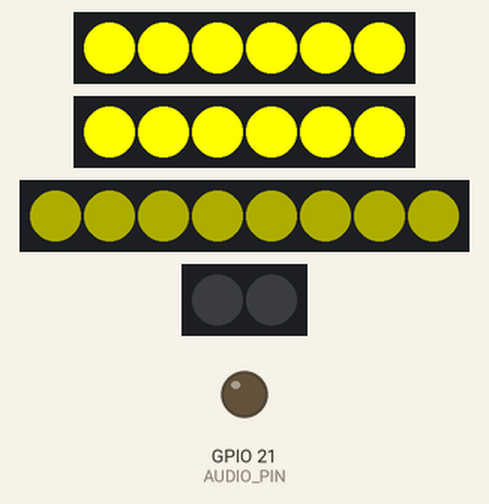
A program run on a simulated ESP32. Parts: 2 × 6 RGB LEDs in strip order, left to right, 8 RGB LEDs in strip order, left to right, 2 RGB LEDs in strip order, left to right, output pins drawn as LEDs (lit = HIGH). Dim RGB values are drawn brighter than linear.

Above: at 3.1 s.
At 46.26 s:
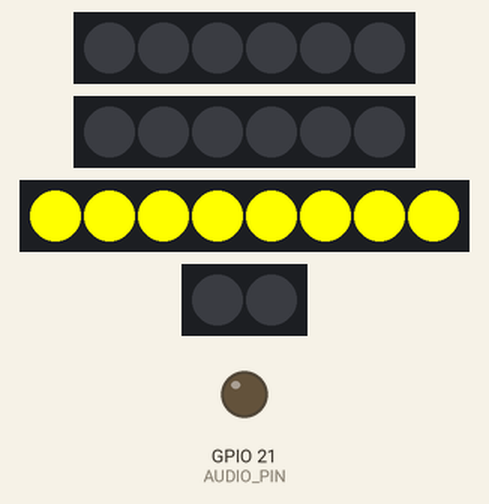
At 61.1 s:
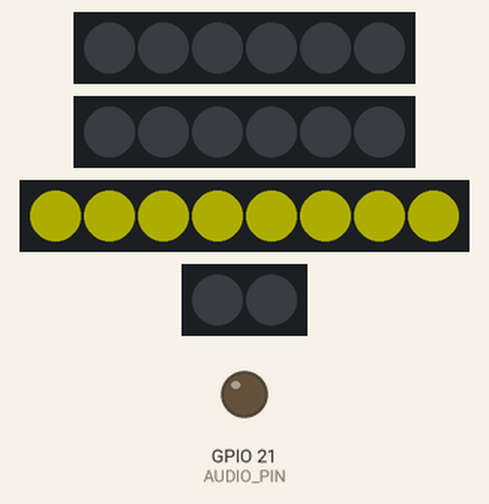
At 127.9 s:
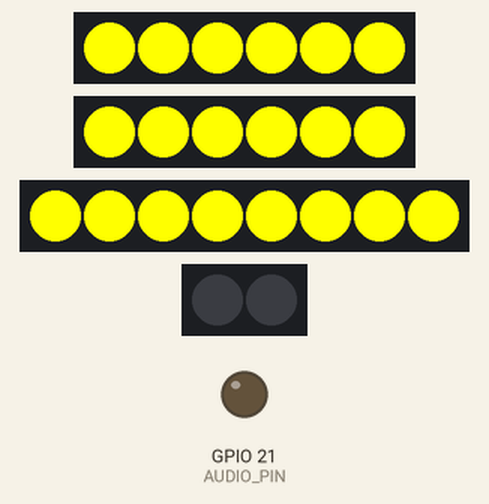
Timing chart, 0 to 130.0 s (numbered marks = the images above):
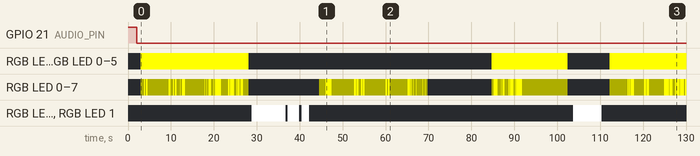

Measured:
- by itself, GPIO 21 (AUDIO_PIN): HIGH → LOW at 2.0 s
- by itself, RGB LED 0–5, RGB LED 0–5: goes RGB(255, 255, 0) 25.1 s, off 56.6 s, RGB(255, 255, 0) 17.7 s, off 9.7 s, then RGB(255, 255, 0)
- by itself, RGB LED 0, RGB LED 1: off → RGB(255, 255, 255) at 28.8 s, → off 7.9 s later, → RGB(255, 255, 255) 0.50 s later, → off 2.7 s later, … (8 changes in this stretch)
- by itself, RGB LED 0–7: off → RGB(50, 50, 0) at 3.0 s, → RGB(255, 255, 0) 0.75 s later, → RGB(50, 50, 0) 0.22 s later, → RGB(255, 255, 0) 0.28 s later, … (148 changes in this stretch)
- what the display in image 1 shows lasts 0.5 s, from 46.0 s to 46.5 s
- what the display in image 2 shows lasts 4.2 s, from 61.0 s to 65.2 s

The program:

main.cpp
```cpp
#include <Arduino.h>
#define FASTLED_INTERNAL
#include <FastLED.h>

#define EYE_LED  6
#define MOUTH_LED  8
#define HEAD_LED  2

#define LEYE_PIN  16
#define REYE_PIN  17
#define MOUTH_PIN  18
#define HEAD_PIN  19

#define AUDIO_PIN 21

CRGB g_L_EYE[EYE_LED] = {0};
CRGB g_R_EYE[EYE_LED] = {0};
CRGB g_MOUTH[MOUTH_LED] = {0};
CRGB g_HEAD[HEAD_LED] = {0};

uint32_t showTimes[] = {
  1000,

  745,
  50,
  50,

  4872,
  574,
  50,
  50,

  805,
  50,
  50,
  50,
  50,

  4510,
  50,
  50,
  50,
  50,
  50,
  535,
  50,
  50,
  50,
  50,
  50,

  1714,
  50,
  50,
  587,
  50,
  50,
  50,
  1247,

  //First Head Stuff
  671,
  7922,
  501,
  2712,
  534,
  1798,

  //Voice Segment 2
  2351,
  1438,
  50,
  50,

  5249,
  50,
  50,
  546,
  50,

  4875,
  195,
  4176,
  50,
  50,
  50,
  187,
  254,
  324,
  357,
  475,
  487,
  525,
  450,

  //Voice Segment 3
  14923,
  436,
  50,
  50,
  815,
  50,
  50,
  861,
  50,
  391,
  50,
  50,
  50,
  10597,

  //Head Segment 2
  1281,
  6665,

  //Mouth Segment 4
  1798,
  4287,
  50,
  50,
  50,

  2287,
  50,
  50,

  3481,
  50,
  50,
  50,
  613,
  50,
  50,
  50,
  201,
  50,
  50,
  50,

  4872,
  50,
  50,
  50,
  50,
  50,
  50,

  3616,
  50,
  250,
  50,
  50,
  50,

  1679,
  50,
  50,
  50,

  4854,
  50,
  50,
  50,
  50,
  604,
  //Last Head Bit
  2071,
  7620,
  667
};

uint32_t mouthDelay[4][50] = {
  {
    219,
    180,
    365,

    440,
    209,
    132,
    420,

    137,
    166,
    149,
    271,
    269,

    151,
    190,
    163,
    188,
    199,
    369,
    151,
    136,
    285,
    236,
    240,
    434,

    334,
    384,
    527,
    274,
    355,
    135,
    605
  },
  {
    435,
    450,
    422,

    200,
    255,
    475,
    410,
    412,

    359,
    420,
    271,
    247,
    253,
    131,
    72,
    72,
    72,
    72,
    72,
    72,
    72
  },
  {
    195,
    209,
    391,
    149,
    173,
    484,
    266,
    823,
    165,
    461,
    442,
    395
  },
  {
    238,
    262,
    232,
    629,

    223,
    243,
    556,

    286,
    362,
    478,
    758,
    238,
    756,
    602,
    355,
    209,
    516,
    477,
    499,

    401,
    199,
    276,
    549,
    262,
    353,
    604,

    620,
    691,
    276,
    276,
    478,
    402,

    401,
    314,
    640,
    883,

    256,
    296,
    233,
    247,
    604
  }
};

void eyesOn(){
  fill_solid(g_L_EYE,EYE_LED,CRGB(255,255,0)); //Restore Left Eye
  fill_solid(g_R_EYE,EYE_LED,CRGB(255,255,0)); //Restore Right Eye
  FastLED.show();
}

void eyesOff(){
  fill_solid(g_L_EYE,EYE_LED,CRGB::Black); //Turn Off Left Eye
  fill_solid(g_R_EYE,EYE_LED,CRGB::Black); //Turn Off Right Eye
  FastLED.show();
}

void mouthOn(){
  fill_solid(g_MOUTH,MOUTH_LED,CRGB(255,255,0)); //Restore Mouth
  FastLED.show();
}
void mouthStop(){
  fill_solid(g_MOUTH,MOUTH_LED,CRGB(50,50,0));
  FastLED.show();
}

void mouthSpeak(uint32_t holdTime){
  fill_solid(g_MOUTH,MOUTH_LED,CRGB(255,255,0));
  FastLED.show();
  delay(holdTime);
  mouthStop();
}

void mouthOff(){
  fill_solid(g_MOUTH,MOUTH_LED,CRGB::Black); //Turn Off Mouth
  FastLED.show();
}

void headOn(){
  fill_solid(g_HEAD,HEAD_LED,CRGB::White); //Turn Head On
  FastLED.show();
}

void headOff(){
  fill_solid(g_HEAD,HEAD_LED,CRGB::Black); //Turn Head Off
  FastLED.show();
}

void setup() {
  Serial.begin(115200);
  pinMode(LEYE_PIN,OUTPUT);
  pinMode(REYE_PIN, OUTPUT);
  pinMode(MOUTH_PIN,OUTPUT);
  pinMode(HEAD_PIN, OUTPUT);
  pinMode(AUDIO_PIN,OUTPUT);

  digitalWrite(AUDIO_PIN,HIGH);

  FastLED.addLeds<WS2812B,LEYE_PIN,GRB>(g_L_EYE,EYE_LED);
  FastLED.addLeds<WS2812B,REYE_PIN,GRB>(g_R_EYE,EYE_LED);
  FastLED.addLeds<WS2812B,MOUTH_PIN,GRB>(g_MOUTH,MOUTH_LED);
  FastLED.addLeds<WS2812B,HEAD_PIN,GRB>(g_HEAD,HEAD_LED);
  FastLED.setBrightness(255);

  //Initial On
  fill_solid(g_L_EYE,EYE_LED,CRGB::Black);
  fill_solid(g_R_EYE,EYE_LED,CRGB::Black);
  fill_solid(g_MOUTH,MOUTH_LED,CRGB::Black);
  fill_solid(g_HEAD,HEAD_LED,CRGB::Black);
  FastLED.show();
  delay(2000);
}

void loop() {
  digitalWrite(AUDIO_PIN,LOW);
  delay(showTimes[0]);
  eyesOn();
  mouthStop();

  delay(showTimes[1]);
  mouthSpeak(mouthDelay[0][0]);
  delay(showTimes[2]);
  mouthSpeak(mouthDelay[0][1]);
  delay(showTimes[3]);
  mouthSpeak(mouthDelay[0][2]);
  delay(showTimes[4]);

  mouthSpeak(mouthDelay[0][3]);
  delay(showTimes[5]);
  mouthSpeak(mouthDelay[0][4]);
  delay(showTimes[6]);
  mouthSpeak(mouthDelay[0][5]);
  delay(showTimes[7]);
  mouthSpeak(mouthDelay[0][6]);
  delay(showTimes[8]);

  mouthSpeak(mouthDelay[0][7]);
  delay(showTimes[9]);
  mouthSpeak(mouthDelay[0][8]);
  delay(showTimes[10]);
  mouthSpeak(mouthDelay[0][9]);
  delay(showTimes[11]);
  mouthSpeak(mouthDelay[0][10]);
  delay(showTimes[12]);
  mouthSpeak(mouthDelay[0][11]);
  delay(showTimes[13]);

  mouthSpeak(mouthDelay[0][12]);
  delay(showTimes[14]);
  mouthSpeak(mouthDelay[0][13]);
  delay(showTimes[15]);
  mouthSpeak(mouthDelay[0][14]);
  delay(showTimes[16]);
  mouthSpeak(mouthDelay[0][15]);
  delay(showTimes[17]);
  mouthSpeak(mouthDelay[0][16]);
  delay(showTimes[18]);
  mouthSpeak(mouthDelay[0][17]);
  delay(showTimes[19]);
  mouthSpeak(mouthDelay[0][18]);
  delay(showTimes[20]);
  mouthSpeak(mouthDelay[0][19]);
  delay(showTimes[21]);
  mouthSpeak(mouthDelay[0][20]);
  delay(showTimes[22]);
  mouthSpeak(mouthDelay[0][21]);
  delay(showTimes[23]);
  mouthSpeak(mouthDelay[0][22]);
  delay(showTimes[24]);
  mouthSpeak(mouthDelay[0][23]);
  delay(showTimes[25]);

  mouthSpeak(mouthDelay[0][24]);
  delay(showTimes[26]);
  mouthSpeak(mouthDelay[0][25]);
  delay(showTimes[27]);
  mouthSpeak(mouthDelay[0][26]);
  delay(showTimes[28]);
  mouthSpeak(mouthDelay[0][27]);
  delay(showTimes[29]);
  mouthSpeak(mouthDelay[0][28]);
  delay(showTimes[30]);
  mouthSpeak(mouthDelay[0][29]);
  delay(showTimes[31]);
  mouthSpeak(mouthDelay[0][30]);
  delay(showTimes[32]);

  eyesOff();
  mouthOff();
  delay(showTimes[33]);
  headOn();
  delay(showTimes[34]);
  headOff();
  delay(showTimes[35]);
  headOn();
  delay(showTimes[36]);
  headOff();
  delay(showTimes[37]);
  headOn();
  delay(showTimes[38]);
  headOff();

  delay(showTimes[39]);
  mouthStop();
  delay(showTimes[40]);
  mouthSpeak(mouthDelay[1][0]);
  delay(showTimes[41]);
  mouthSpeak(mouthDelay[1][1]);
  delay(showTimes[42]);
  mouthSpeak(mouthDelay[1][2]);

  delay(showTimes[43]);
  mouthSpeak(mouthDelay[1][3]);
  delay(showTimes[44]);
  mouthSpeak(mouthDelay[1][4]);
  delay(showTimes[45]);
  mouthSpeak(mouthDelay[1][5]);
  delay(showTimes[46]);
  mouthSpeak(mouthDelay[1][6]);
  delay(showTimes[47]);
  mouthSpeak(mouthDelay[1][7]);

  delay(showTimes[48]);
  mouthSpeak(mouthDelay[1][8]);
  delay(showTimes[49]);
  mouthSpeak(mouthDelay[1][9]);
  delay(showTimes[50]);
  mouthSpeak(mouthDelay[1][10]);
  delay(showTimes[51]);
  mouthSpeak(mouthDelay[1][11]);
  delay(showTimes[52]);
  mouthSpeak(mouthDelay[1][12]);
  delay(showTimes[53]);
  mouthSpeak(mouthDelay[1][13]);
  delay(showTimes[54]);
  mouthSpeak(mouthDelay[1][14]);
  delay(showTimes[55]);
  mouthSpeak(mouthDelay[1][15]);
  delay(showTimes[56]);
  mouthSpeak(mouthDelay[1][16]);
  delay(showTimes[57]);
  mouthSpeak(mouthDelay[1][17]);
  delay(showTimes[58]);
  mouthSpeak(mouthDelay[1][18]);
  delay(showTimes[59]);
  mouthSpeak(mouthDelay[1][19]);
  delay(showTimes[60]);
  mouthSpeak(mouthDelay[1][20]);

  delay(showTimes[61]);
  mouthOff();

  delay(showTimes[62]);
  eyesOn();
  mouthStop();

  delay(showTimes[63]);
  mouthSpeak(mouthDelay[2][0]);
  delay(showTimes[64]);
  mouthSpeak(mouthDelay[2][1]);
  delay(showTimes[65]);
  mouthSpeak(mouthDelay[2][2]);
  delay(showTimes[66]);
  mouthSpeak(mouthDelay[2][3]);
  delay(showTimes[67]);
  mouthSpeak(mouthDelay[2][4]);
  delay(showTimes[68]);
  mouthSpeak(mouthDelay[2][5]);
  delay(showTimes[69]);
  mouthSpeak(mouthDelay[2][6]);
  delay(showTimes[70]);
  mouthSpeak(mouthDelay[2][7]);
  delay(showTimes[71]);
  mouthSpeak(mouthDelay[2][8]);
  delay(showTimes[72]);
  mouthSpeak(mouthDelay[2][9]);
  delay(showTimes[73]);
  mouthSpeak(mouthDelay[2][10]);
  delay(showTimes[74]);
  mouthSpeak(mouthDelay[2][11]);

  delay(showTimes[75]);
  eyesOff();
  mouthOff();

  delay(showTimes[76]);
  headOn();
  delay(showTimes[77]);
  headOff();

  delay(showTimes[78]);
  eyesOn();
  mouthStop();

  delay(showTimes[79]);
  mouthSpeak(mouthDelay[3][0]);
  delay(showTimes[80]);
  mouthSpeak(mouthDelay[3][1]);
  delay(showTimes[81]);
  mouthSpeak(mouthDelay[3][2]);
  delay(showTimes[82]);
  mouthSpeak(mouthDelay[3][3]);

  delay(showTimes[83]);
  mouthSpeak(mouthDelay[3][4]);
  delay(showTimes[84]);
  mouthSpeak(mouthDelay[3][5]);
  delay(showTimes[85]);
  mouthSpeak(mouthDelay[3][6]);

  delay(showTimes[86]);
  mouthSpeak(mouthDelay[3][7]);
  delay(showTimes[87]);
  mouthSpeak(mouthDelay[3][8]);
  delay(showTimes[88]);
  mouthSpeak(mouthDelay[3][9]);
  delay(showTimes[89]);
  mouthSpeak(mouthDelay[3][10]);
  delay(showTimes[90]);
  mouthSpeak(mouthDelay[3][11]);
  delay(showTimes[91]);
  mouthSpeak(mouthDelay[3][12]);
  delay(showTimes[92]);
  mouthSpeak(mouthDelay[3][13]);
  delay(showTimes[93]);
  mouthSpeak(mouthDelay[3][14]);
  delay(showTimes[94]);
  mouthSpeak(mouthDelay[3][15]);
  delay(showTimes[95]);
  mouthSpeak(mouthDelay[3][16]);
  delay(showTimes[96]);
  mouthSpeak(mouthDelay[3][17]);
  delay(showTimes[97]);
  mouthSpeak(mouthDelay[3][18]);

  delay(showTimes[98]);
  mouthSpeak(mouthDelay[3][19]);
  delay(showTimes[99]);
  mouthSpeak(mouthDelay[3][20]);
  delay(showTimes[100]);
  mouthSpeak(mouthDelay[3][21]);
  delay(showTimes[101]);
  mouthSpeak(mouthDelay[3][22]);
  delay(showTimes[102]);
  mouthSpeak(mouthDelay[3][23]);
  delay(showTimes[103]);
  mouthSpeak(mouthDelay[3][24]);
  delay(showTimes[104]);
  mouthSpeak(mouthDelay[3][25]);

  delay(showTimes[105]);
  mouthSpeak(mouthDelay[3][26]);
  delay(showTimes[106]);
  mouthSpeak(mouthDelay[3][27]);
  delay(showTimes[107]);
  mouthSpeak(mouthDelay[3][28]);
  delay(showTimes[108]);
  mouthSpeak(mouthDelay[3][29]);
  delay(showTimes[109]);
  mouthSpeak(mouthDelay[3][30]);
  delay(showTimes[110]);
  mouthSpeak(mouthDelay[3][31]);

  delay(showTimes[111]);
  mouthSpeak(mouthDelay[3][32]);
  delay(showTimes[112]);
  mouthSpeak(mouthDelay[3][33]);
  delay(showTimes[113]);
  mouthSpeak(mouthDelay[3][34]);
  delay(showTimes[114]);
  mouthSpeak(mouthDelay[3][35]);

  delay(showTimes[115]);
  mouthSpeak(mouthDelay[3][36]);
  delay(showTimes[116]);
  mouthSpeak(mouthDelay[3][37]);
  delay(showTimes[117]);
  mouthSpeak(mouthDelay[3][38]);
  delay(showTimes[118]);
  mouthSpeak(mouthDelay[3][39]);
  delay(showTimes[119]);
  mouthSpeak(mouthDelay[3][40]);

  delay(showTimes[120]);
  eyesOff();
  mouthOff();

  delay(showTimes[121]);
  headOn();

  delay(showTimes[122]);
  headOff();
  digitalWrite(AUDIO_PIN,HIGH);
  delay(showTimes[123]);


  /*eyesOn();
  mouthOn();
  delay(showTimes[1]);
  eyesOff();
  mouthOff();
  delay(showTimes[2]);
  headOn();
  delay(showTimes[3]);
  headOff();
  delay(showTimes[4]);
  headOn();
  delay(showTimes[5]);
  headOff();
  delay(showTimes[6]);
  headOn();
  delay(showTimes[7]);
  headOff();
  delay(showTimes[8]);
  mouthOn();
  delay(showTimes[9]);
  mouthOff();
  delay(showTimes[10]);
  eyesOn();
  mouthOn();
  delay(showTimes[11]);
  eyesOff();
  mouthOff();
  delay(showTimes[12]);
  headOn();
  delay(showTimes[13]);
  headOff();
  delay(showTimes[14]);
  eyesOn();
  mouthOn();
  delay(showTimes[15]);
  eyesOff();
  mouthOff();
  delay(showTimes[16]);
  headOn();
  delay(showTimes[17]);
  headOff();
  delay(showTimes[18]);
  digitalWrite(AUDIO_PIN,HIGH);
  delay(1000); //1 Second beat before sequence loop*/
  //END OF SEQUENCE
}
```
